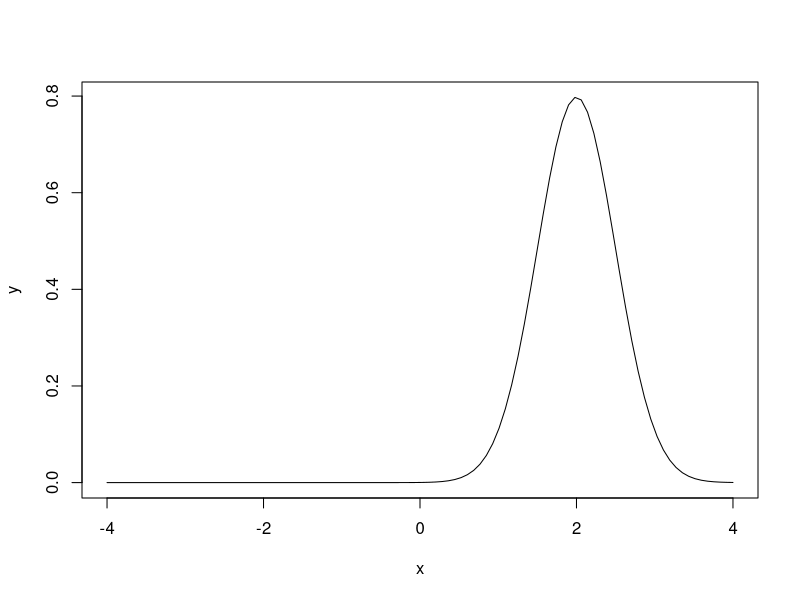
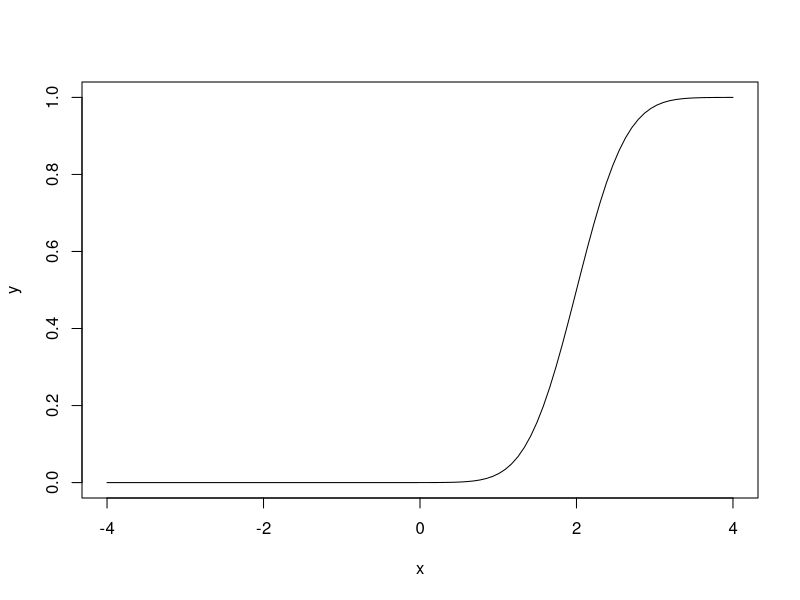

Source code (R) for these figures, in order:
## ---- chunk 1
x <- seq(-4, 4, length=100)
y <- dnorm(x, mean=2, sd=0.5)
plot(x, y, type="l")
## ---- chunk 2
x <- seq(-4, 4, length=100)
y <- pnorm(x, mean=2, sd=0.5)
plot(x, y, type="l")
## ---- chunk 3
qnorm(0)
qnorm(0.5)
qnorm(1)
## ---- chunk 4
rnorm(10)
